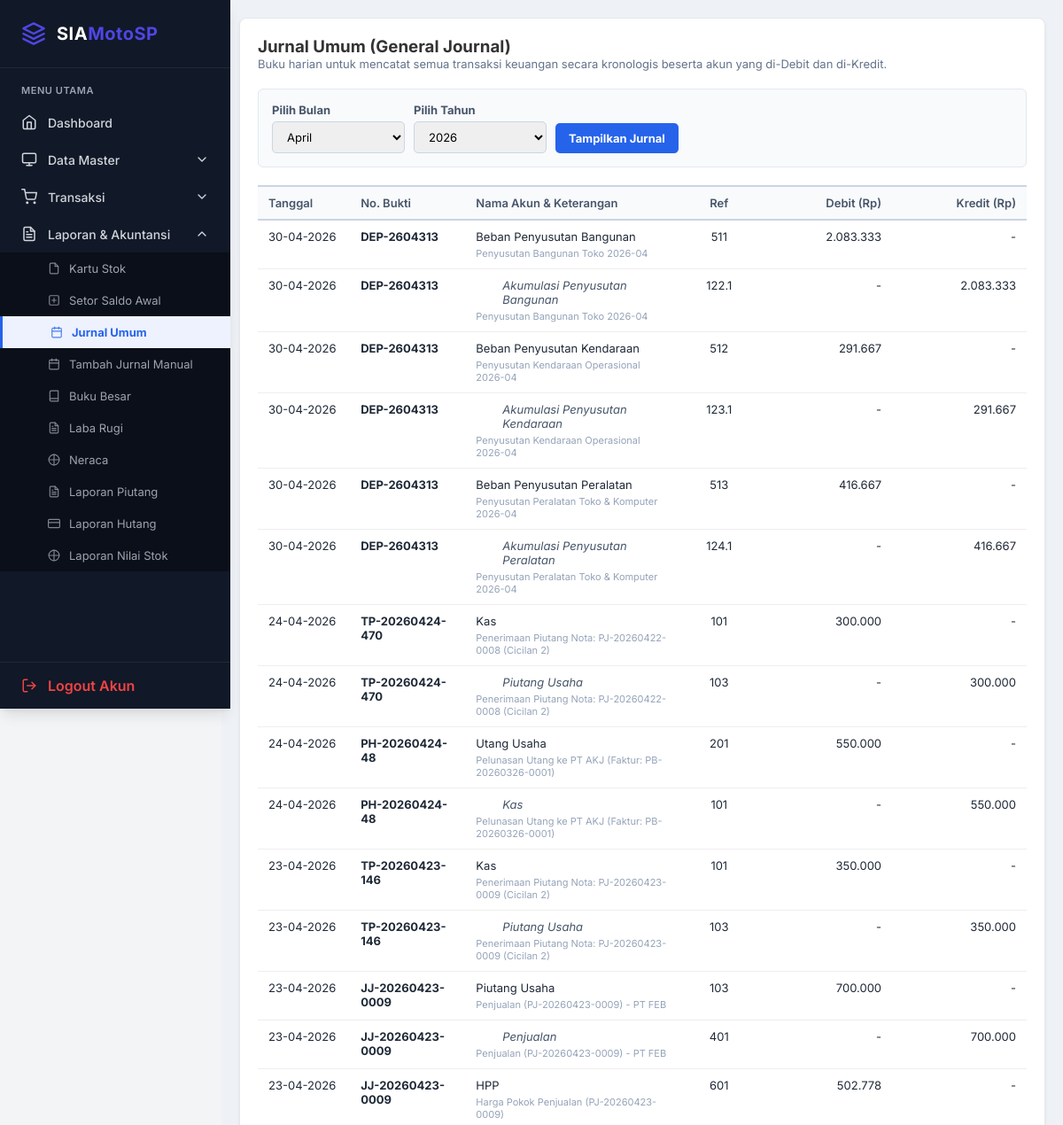
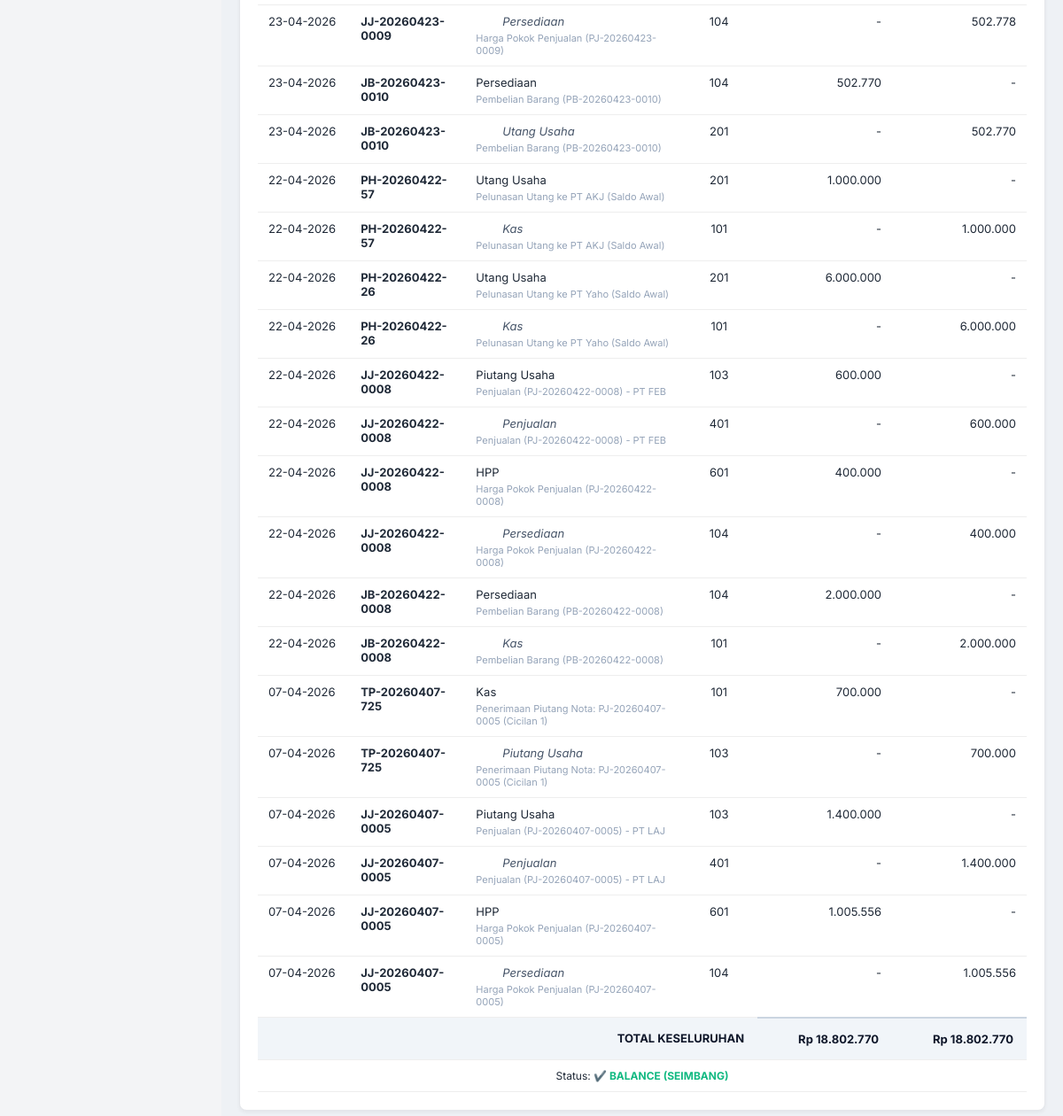
/jurnal.php (signed in), run on the app's committed database (2 pictures, top to bottom).
### tables this page shows
CREATE TABLE `tb_jurnal` (
  `id` int NOT NULL,
  `no_bukti` varchar(50) DEFAULT NULL,
  `tanggal` date DEFAULT NULL,
  `keterangan` text,
  `id_akun` int DEFAULT NULL,
  `debit` decimal(15,2) DEFAULT '0.00',
  `kredit` decimal(15,2) DEFAULT '0.00'
);

CREATE TABLE `tb_akun` (
  `id` int NOT NULL,
  `kode_akun` varchar(20) NOT NULL,
  `nama_akun` varchar(100) NOT NULL,
  `kategori` enum('aset','liabilitas','modal','pendapatan','beban','hpp') NOT NULL,
  `saldo_normal` enum('debit','kredit') NOT NULL,
  `saldo_awal` decimal(15,2) DEFAULT '0.00',
  `tanggal_saldo_awal` date DEFAULT NULL
);

### jurnal.php (the view, shortened to what this page needs)
<?php
include "config/db.php";
$bulan_pilih = isset($_GET['bulan']) ? $_GET['bulan'] : date('m');
$tahun_pilih = isset($_GET['tahun']) ? $_GET['tahun'] : date('Y');
$qJurnal = mysqli_query($conn, "
    SELECT j.*, a.kode_akun, a.nama_akun
    FROM tb_jurnal j
    LEFT JOIN tb_akun a ON j.id_akun = a.id
    WHERE MONTH(j.tanggal) = '$bulan_pilih' AND YEAR(j.tanggal) = '$tahun_pilih'
    ORDER BY j.tanggal DESC, j.no_bukti DESC, j.id ASC
");
$nama_bulan = ["", "Januari", "Februari", "Maret", "April", "Mei", "Juni", "Juli", "Agustus", "September", "Oktober", "November", "Desember"];
?>
<!DOCTYPE html>
<html>
<head>
<link rel="stylesheet" href="inc/style.css">
</head>
<body>
<?php include "sidebar.php"; ?>
<div class="content">
    <div class="card">
        <h3>Jurnal Umum (General Journal)</h3>
        <p class="desc">Buku harian untuk mencatat semua transaksi keuangan secara kronologis beserta akun yang di-Debit dan di-Kredit.</p>
        <form method="GET" class="filter-box">
            <div>
                <label>Pilih Bulan</label>
                <select name="bulan">
                    <?php for($i=1; $i<=12; $i++): ?>
                        <option value="<?= str_pad($i, 2, "0", STR_PAD_LEFT) ?>" <?= ($bulan_pilih == str_pad($i, 2, "0", STR_PAD_LEFT)) ? 'selected' : '' ?>>
                            <?= $nama_bulan[$i] ?>
                        </option>
                    <?php endfor; ?>
                </select>
            </div>
            <div>
                <label>Pilih Tahun</label>
                <select name="tahun">
                    <?php
                    $tahun_sekarang = date('Y');
                    for($i = $tahun_sekarang - 2; $i <= $tahun_sekarang + 1; $i++):
                    ?>
                        <option value="<?= $i ?>" <?= ($tahun_pilih == $i) ? 'selected' : '' ?>><?= $i ?></option>
                    <?php endfor; ?>
                </select>
            </div>
            <button type="submit">Tampilkan Jurnal</button>
        </form>
        <table>
            <thead>
                <tr>
                    <th style="width: 12%;">Tanggal</th>
                    <th style="width: 15%;">No. Bukti</th>
                    <th style="width: 28%;">Nama Akun & Keterangan</th>
                    <th class="center" style="width: 10%;">Ref</th>
                    <th class="right" style="width: 17.5%;">Debit (Rp)</th>
                    <th class="right" style="width: 17.5%;">Kredit (Rp)</th>
                </tr>
            </thead>
            <tbody>
                <?php
                $total_debit = 0;
                $total_kredit = 0;
                if($qJurnal && mysqli_num_rows($qJurnal) > 0) {
                    while($row = mysqli_fetch_assoc($qJurnal)) {
                        $total_debit += $row['debit'];
                        $total_kredit += $row['kredit'];
                        $class_akun = ($row['kredit'] > 0) ? 'akun-kredit' : '';
                ?>
                <tr>
                    <td><?= date('d-m-Y', strtotime($row['tanggal'])) ?></td>
                    <td><strong><?= htmlspecialchars($row['no_bukti'] ?? '') ?></strong></td>
                    <td>
                        <div class="<?= $class_akun ?>"><?= htmlspecialchars($row['nama_akun'] ?? 'Akun Tidak Ditemukan') ?></div>
                        <span class="keterangan-transaksi"><?= htmlspecialchars($row['keterangan'] ?? '') ?></span>
                    </td>
                    <td class="center"><?= isset($row['kode_akun']) ? $row['kode_akun'] : '-' ?></td>
                    <td class="right"><?= ($row['debit'] > 0) ? number_format($row['debit'],0,',','.') : '-' ?></td>
                    <td class="right"><?= ($row['kredit'] > 0) ? number_format($row['kredit'],0,',','.') : '-' ?></td>
                </tr>
                <?php
                    }
                } else {
                    echo "<tr><td colspan='6' class='center' style='padding: 30px; color: #94a3b8;'>Tidak ada transaksi pada bulan dan tahun terpilih.</td></tr>";
                }
                ?>
                <tr class="total-row">
                    <td colspan="4" class="right" style="padding: 15px;">TOTAL KESELURUHAN</td>
                    <td class="right" style="padding: 15px; border-top: 2px solid #cbd5e1;">Rp <?= number_format($total_debit,0,',','.') ?></td>
                    <td class="right" style="padding: 15px; border-top: 2px solid #cbd5e1;">Rp <?= number_format($total_kredit,0,',','.') ?></td>
                </tr>
                <tr>
                    <td colspan="6" class="center" style="padding: 10px; font-size: 12px;">
                        Status:
                        <?php if($total_debit == $total_kredit): ?>
                            <strong class="balance-ok">✔️ BALANCE (SEIMBANG)</strong>
                        <?php else: ?>
                            <strong class="balance-err">❌ TIDAK BALANCE (Selisih: Rp <?= number_format(abs($total_debit - $total_kredit),0,',','.') ?>)</strong>
                        <?php endif; ?>
                    </td>
                </tr>
            </tbody>
        </table>
    </div>
</div>
</body>
</html>

### inc/style.css (style rules this page uses)
:root { --primary: #4F46E5; --primary-hover: #4338CA; --success: #10B981; --danger: #EF4444; --bg-light: #F3F4F6; --sidebar-bg: #111827; --sidebar-text: #D1D5DB; --sidebar-hover: #1F2937; --card-bg: #FFFFFF; --text-main: #1F2937; --text-muted: #6B7280; --border: #E5E7EB; --shadow-sm: 0 1px 2px 0 rgba(0, 0, 0, 0.05); --shadow-md: 0 4px 6px -1px rgba(0, 0, 0, 0.1), 0 2px 4px -1px rgba(0, 0, 0, 0.06); --shadow-lg: 0 10px 15px -3px rgba(0, 0, 0, 0.1), 0 4px 6px -2px rgba(0, 0, 0, 0.05); }
* { margin: 0; padding: 0; box-sizing: border-box; font-family: 'Inter', sans-serif; }
body { background-color: var(--bg-light); color: var(--text-main); display: flex; min-height: 100vh; }
.content { padding: 32px; flex: 1; }
.card { background: var(--card-bg); border-radius: 12px; padding: 24px; box-shadow: var(--shadow-md); border: 1px solid var(--border); transition: transform 0.2s ease, box-shadow 0.2s ease; }

### jurnal.php (style rules this page uses)
.content { margin-left:250px; padding:20px; background:#eef1f5; min-height:100vh; }
.card { background:#fff; border-radius:8px; padding:20px; box-shadow: 0 2px 4px rgba(0,0,0,0.05); margin-bottom: 20px; }
h3 { margin-top:0; color:#333; }
p.desc { font-size: 13px; color: #64748b; margin-bottom: 20px; }
.filter-box { display: flex; gap: 10px; align-items: flex-end; background: #f8fafc; padding: 15px; border-radius: 6px; border: 1px solid #e2e8f0; margin-bottom: 20px; }
.filter-box label { font-size: 13px; font-weight: bold; color: #475569; display: block; margin-bottom: 5px; }
.filter-box select { padding: 8px 12px; border: 1px solid #cbd5e1; border-radius: 5px; font-size: 13px; width: 150px; outline: none; }
.filter-box button { background: #2563eb; color: white; border: none; padding: 9px 15px; border-radius: 5px; cursor: pointer; font-size: 13px; font-weight: bold; }
table { width:100%; border-collapse:collapse; margin-top:10px; }
th, td { padding:10px 12px; border-bottom:1px solid #eee; font-size:13px; text-align: left; vertical-align: top; }
th { background:#f8fafc; color: #475569; font-weight: 600; border-top: 2px solid #cbd5e1; border-bottom: 2px solid #cbd5e1; }
td.right, th.right { text-align: right; }
td.center, th.center { text-align: center; }
.total-row { font-weight: bold; font-size: 15px; background: #f1f5f9; color: #0f172a; }
.balance-ok { color: #10b981; }
.akun-kredit { padding-left: 30px; font-style: italic; color: #475569; }
.keterangan-transaksi { font-size: 11px; color: #94a3b8; display: block; margin-top: 4px; }

### data on the page
tb_jurnal: tanggal "30-04-2026", no_bukti "DEP-2604313", id_akun.nama_akun "Beban Penyusutan Bangunan", keterangan "Penyusutan Bangunan Toko 2026-04", id_akun.kode_akun "511", debit "2.083.333"
tb_jurnal: tanggal "30-04-2026", no_bukti "DEP-2604313", id_akun.nama_akun "Akumulasi Penyusutan Bangunan", keterangan "Penyusutan Bangunan Toko 2026-04", id_akun.kode_akun "122.1", kredit "2.083.333"
tb_jurnal: tanggal "30-04-2026", no_bukti "DEP-2604313", id_akun.nama_akun "Beban Penyusutan Kendaraan", keterangan "Penyusutan Kendaraan Operasional 2026-04", id_akun.kode_akun "512", debit "291.667"
tb_jurnal: tanggal "30-04-2026", no_bukti "DEP-2604313", id_akun.nama_akun "Akumulasi Penyusutan Kendaraan", keterangan "Penyusutan Kendaraan Operasional 2026-04", id_akun.kode_akun "123.1", kredit "291.667"
tb_jurnal: tanggal "30-04-2026", no_bukti "DEP-2604313", id_akun.nama_akun "Beban Penyusutan Peralatan", keterangan "Penyusutan Peralatan Toko & Komputer 2026-04", id_akun.kode_akun "513", debit "416.667"
tb_jurnal: tanggal "30-04-2026", no_bukti "DEP-2604313", id_akun.nama_akun "Akumulasi Penyusutan Peralatan", keterangan "Penyusutan Peralatan Toko & Komputer 2026-04", id_akun.kode_akun "124.1", kredit "416.667"
tb_jurnal: tanggal "24-04-2026", no_bukti "TP-20260424-470", id_akun.nama_akun "Kas", keterangan "Penerimaan Piutang Nota: PJ-20260422-0008 (Cicilan 2)", id_akun.kode_akun "101", debit "300.000"
tb_jurnal: tanggal "24-04-2026", no_bukti "TP-20260424-470", id_akun.nama_akun "Piutang Usaha", keterangan "Penerimaan Piutang Nota: PJ-20260422-0008 (Cicilan 2)", id_akun.kode_akun "103", kredit "300.000"
tb_jurnal: tanggal "24-04-2026", no_bukti "PH-20260424-48", id_akun.nama_akun "Utang Usaha", keterangan "Pelunasan Utang ke PT AKJ (Faktur: PB-20260326-0001)", id_akun.kode_akun "201", debit "550.000"
tb_jurnal: tanggal "24-04-2026", no_bukti "PH-20260424-48", id_akun.nama_akun "Kas", keterangan "Pelunasan Utang ke PT AKJ (Faktur: PB-20260326-0001)", id_akun.kode_akun "101", kredit "550.000"
tb_jurnal: tanggal "23-04-2026", no_bukti "TP-20260423-146", id_akun.nama_akun "Kas", keterangan "Penerimaan Piutang Nota: PJ-20260423-0009 (Cicilan 2)", id_akun.kode_akun "101", debit "350.000"
tb_jurnal: tanggal "23-04-2026", no_bukti "TP-20260423-146", id_akun.nama_akun "Piutang Usaha", keterangan "Penerimaan Piutang Nota: PJ-20260423-0009 (Cicilan 2)", id_akun.kode_akun "103", kredit "350.000"
tb_jurnal: tanggal "23-04-2026", no_bukti "JJ-20260423-0009", id_akun.nama_akun "Piutang Usaha", keterangan "Penjualan (PJ-20260423-0009) - PT FEB", id_akun.kode_akun "103", debit "700.000"
tb_jurnal: tanggal "23-04-2026", no_bukti "JJ-20260423-0009", id_akun.nama_akun "Penjualan", keterangan "Penjualan (PJ-20260423-0009) - PT FEB", id_akun.kode_akun "401", kredit "700.000"
tb_jurnal: tanggal "23-04-2026", no_bukti "JJ-20260423-0009", id_akun.nama_akun "HPP", keterangan "Harga Pokok Penjualan (PJ-20260423-0009)", id_akun.kode_akun "601", debit "502.778"
tb_jurnal: tanggal "23-04-2026", no_bukti "JJ-20260423-0009", id_akun.nama_akun "Persediaan", keterangan "Harga Pokok Penjualan (PJ-20260423-0009)", id_akun.kode_akun "104", kredit "502.778"
tb_jurnal: tanggal "23-04-2026", no_bukti "JB-20260423-0010", id_akun.nama_akun "Persediaan", keterangan "Pembelian Barang (PB-20260423-0010)", id_akun.kode_akun "104", debit "502.770"
tb_jurnal: tanggal "23-04-2026", no_bukti "JB-20260423-0010", id_akun.nama_akun "Utang Usaha", keterangan "Pembelian Barang (PB-20260423-0010)", id_akun.kode_akun "201", kredit "502.770"
tb_jurnal: tanggal "22-04-2026", no_bukti "PH-20260422-57", id_akun.nama_akun "Utang Usaha", keterangan "Pelunasan Utang ke PT AKJ (Saldo Awal)", id_akun.kode_akun "201", debit "1.000.000"
tb_jurnal: tanggal "22-04-2026", no_bukti "PH-20260422-57", id_akun.nama_akun "Kas", keterangan "Pelunasan Utang ke PT AKJ (Saldo Awal)", id_akun.kode_akun "101", kredit "1.000.000"
tb_jurnal: tanggal "22-04-2026", no_bukti "PH-20260422-26", id_akun.nama_akun "Utang Usaha", keterangan "Pelunasan Utang ke PT Yaho (Saldo Awal)", id_akun.kode_akun "201", debit "6.000.000"
tb_jurnal: tanggal "22-04-2026", no_bukti "PH-20260422-26", id_akun.nama_akun "Kas", keterangan "Pelunasan Utang ke PT Yaho (Saldo Awal)", id_akun.kode_akun "101", kredit "6.000.000"
tb_jurnal: tanggal "22-04-2026", no_bukti "JJ-20260422-0008", id_akun.nama_akun "Piutang Usaha", keterangan "Penjualan (PJ-20260422-0008) - PT FEB", id_akun.kode_akun "103", debit "600.000"
tb_jurnal: tanggal "22-04-2026", no_bukti "JJ-20260422-0008", id_akun.nama_akun "Penjualan", keterangan "Penjualan (PJ-20260422-0008) - PT FEB", id_akun.kode_akun "401", kredit "600.000"
tb_jurnal: tanggal "22-04-2026", no_bukti "JJ-20260422-0008", id_akun.nama_akun "HPP", keterangan "Harga Pokok Penjualan (PJ-20260422-0008)", id_akun.kode_akun "601", debit "400.000"
tb_jurnal: tanggal "22-04-2026", no_bukti "JJ-20260422-0008", id_akun.nama_akun "Persediaan", keterangan "Harga Pokok Penjualan (PJ-20260422-0008)", id_akun.kode_akun "104", kredit "400.000"
tb_jurnal: tanggal "22-04-2026", no_bukti "JB-20260422-0008", id_akun.nama_akun "Persediaan", keterangan "Pembelian Barang (PB-20260422-0008)", id_akun.kode_akun "104", debit "2.000.000"
tb_jurnal: tanggal "22-04-2026", no_bukti "JB-20260422-0008", id_akun.nama_akun "Kas", keterangan "Pembelian Barang (PB-20260422-0008)", id_akun.kode_akun "101", kredit "2.000.000"
tb_jurnal: tanggal "07-04-2026", no_bukti "TP-20260407-725", id_akun.nama_akun "Kas", keterangan "Penerimaan Piutang Nota: PJ-20260407-0005 (Cicilan 1)", id_akun.kode_akun "101", debit "700.000"
tb_jurnal: tanggal "07-04-2026", no_bukti "TP-20260407-725", id_akun.nama_akun "Piutang Usaha", keterangan "Penerimaan Piutang Nota: PJ-20260407-0005 (Cicilan 1)", id_akun.kode_akun "103", kredit "700.000"
tb_jurnal: tanggal "07-04-2026", no_bukti "JJ-20260407-0005", id_akun.nama_akun "Piutang Usaha", keterangan "Penjualan (PJ-20260407-0005) - PT LAJ", id_akun.kode_akun "103", debit "1.400.000"
tb_jurnal: tanggal "07-04-2026", no_bukti "JJ-20260407-0005", id_akun.nama_akun "Penjualan", keterangan "Penjualan (PJ-20260407-0005) - PT LAJ", id_akun.kode_akun "401", kredit "1.400.000"
tb_jurnal: tanggal "07-04-2026", no_bukti "JJ-20260407-0005", id_akun.nama_akun "HPP", keterangan "Harga Pokok Penjualan (PJ-20260407-0005)", id_akun.kode_akun "601", debit "1.005.556"
tb_jurnal: tanggal "07-04-2026", no_bukti "JJ-20260407-0005", id_akun.nama_akun "Persediaan", keterangan "Harga Pokok Penjualan (PJ-20260407-0005)", id_akun.kode_akun "104", kredit "1.005.556"

### other printed values
$total_debit "18.802.770"
$total_kredit "18.802.770"
form field bulan "April"
form field tahun "2026"
